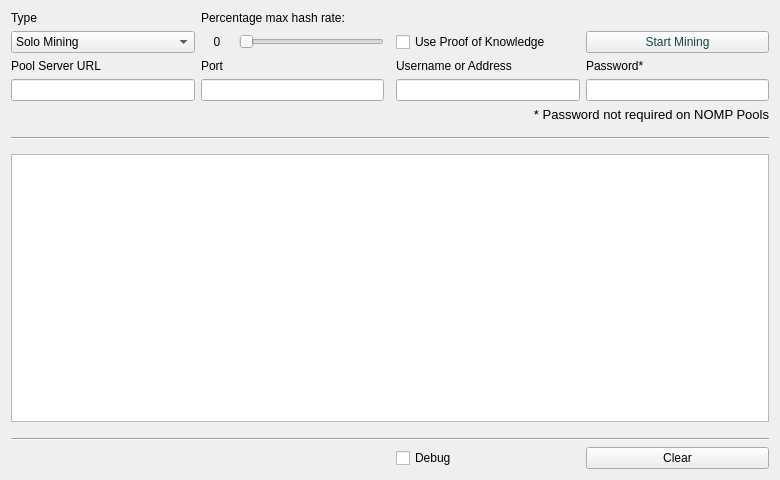
<?xml version="1.0" encoding="UTF-8"?>
<ui version="4.0">
 <class>MiningPage</class>
 <widget class="QWidget" name="MiningPage">
  <property name="geometry">
   <rect>
    <x>0</x>
    <y>0</y>
    <width>780</width>
    <height>480</height>
   </rect>
  </property>
  <property name="windowTitle">
   <string>Mining</string>
  </property>
  <layout class="QGridLayout" name="gridLayout">
   <property name="sizeConstraint">
    <enum>QLayout::SetMaximumSize</enum>
   </property>
   <item row="4" column="2">
    <layout class="QHBoxLayout" name="horizontalLayout">
     <item>
      <widget class="QLabel" name="labelPercentHR">
       <property name="minimumSize">
        <size>
         <width>32</width>
         <height>20</height>
        </size>
       </property>
       <property name="maximumSize">
        <size>
         <width>32</width>
         <height>20</height>
        </size>
       </property>
       <property name="text">
        <string>0</string>
       </property>
       <property name="alignment">
        <set>Qt::AlignCenter</set>
       </property>
      </widget>
     </item>
     <item>
      <widget class="QSlider" name="horizontalSlider">
       <property name="orientation">
        <enum>Qt::Horizontal</enum>
       </property>
      </widget>
     </item>
    </layout>
   </item>
   <item row="4" column="4">
    <widget class="QCheckBox" name="pokCheckBox">
     <property name="text">
      <string>Use Proof of Knowledge</string>
     </property>
    </widget>
   </item>
   <item row="3" column="1">
    <widget class="QLabel" name="typeLabel">
     <property name="text">
      <string>Type</string>
     </property>
    </widget>
   </item>
   <item row="3" column="2">
    <widget class="QLabel" name="threadsLabel">
     <property name="enabled">
      <bool>true</bool>
     </property>
     <property name="text">
      <string>Percentage max hash rate:</string>
     </property>
    </widget>
   </item>
   <item row="7" column="4">
    <widget class="QLineEdit" name="usernameLine">
     <property name="enabled">
      <bool>true</bool>
     </property>
     <property name="layoutDirection">
      <enum>Qt::LeftToRight</enum>
     </property>
     <property name="text">
      <string/>
     </property>
    </widget>
   </item>
   <item row="6" column="4">
    <widget class="QLabel" name="usernameLabel">
     <property name="enabled">
      <bool>true</bool>
     </property>
     <property name="text">
      <string>Username or Address</string>
     </property>
    </widget>
   </item>
   <item row="7" column="1">
    <widget class="QLineEdit" name="serverLine">
     <property name="enabled">
      <bool>true</bool>
     </property>
    </widget>
   </item>
   <item row="7" column="2">
    <widget class="QLineEdit" name="portLine">
     <property name="enabled">
      <bool>true</bool>
     </property>
     <property name="text">
      <string/>
     </property>
     <property name="value" stdset="0">
      <number>9332</number>
     </property>
    </widget>
   </item>
   <item row="6" column="1">
    <widget class="QLabel" name="serverLabel">
     <property name="enabled">
      <bool>true</bool>
     </property>
     <property name="text">
      <string>Pool Server URL</string>
     </property>
    </widget>
   </item>
   <item row="6" column="2">
    <widget class="QLabel" name="portLabel">
     <property name="enabled">
      <bool>true</bool>
     </property>
     <property name="text">
      <string>Port</string>
     </property>
    </widget>
   </item>
   <item row="6" column="5">
    <widget class="QLabel" name="passwordLabel">
     <property name="enabled">
      <bool>true</bool>
     </property>
     <property name="text">
      <string>Password*</string>
     </property>
    </widget>
   </item>
   <item row="7" column="5">
    <widget class="QLineEdit" name="passwordLine">
     <property name="enabled">
      <bool>true</bool>
     </property>
     <property name="inputMethodHints">
      <set>Qt::ImhHiddenText</set>
     </property>
    </widget>
   </item>
   <item row="4" column="1">
    <widget class="QComboBox" name="typeBox">
     <property name="editable">
      <bool>false</bool>
     </property>
     <property name="currentIndex">
      <number>0</number>
     </property>
     <item>
      <property name="text">
       <string>Solo Mining</string>
      </property>
     </item>
     <item>
      <property name="text">
       <string>Pool Mining</string>
      </property>
     </item>
    </widget>
   </item>
   <item row="4" column="5">
    <widget class="QPushButton" name="startButton">
     <property name="sizePolicy">
      <sizepolicy hsizetype="Expanding" vsizetype="Fixed">
       <horstretch>0</horstretch>
       <verstretch>0</verstretch>
      </sizepolicy>
     </property>
     <property name="styleSheet">
      <string notr="true">color: #15444A;</string>
     </property>
     <property name="text">
      <string>Start Mining</string>
     </property>
    </widget>
   </item>
   <item row="9" column="1" colspan="5">
    <widget class="Line" name="line">
     <property name="sizePolicy">
      <sizepolicy hsizetype="Minimum" vsizetype="Fixed">
       <horstretch>0</horstretch>
       <verstretch>0</verstretch>
      </sizepolicy>
     </property>
     <property name="minimumSize">
      <size>
       <width>0</width>
       <height>20</height>
      </size>
     </property>
     <property name="orientation">
      <enum>Qt::Horizontal</enum>
     </property>
    </widget>
   </item>
   <item row="14" column="4">
    <widget class="QCheckBox" name="debugCheckBox">
     <property name="layoutDirection">
      <enum>Qt::LeftToRight</enum>
     </property>
     <property name="text">
      <string>Debug</string>
     </property>
    </widget>
   </item>
   <item row="14" column="5">
    <widget class="QPushButton" name="clearButton">
     <property name="sizePolicy">
      <sizepolicy hsizetype="Expanding" vsizetype="Fixed">
       <horstretch>0</horstretch>
       <verstretch>0</verstretch>
      </sizepolicy>
     </property>
     <property name="text">
      <string>Clear</string>
     </property>
    </widget>
   </item>
   <item row="12" column="1" colspan="5">
    <widget class="QListWidget" name="list">
     <property name="font">
      <font>
       <family>Monaco</family>
       <pointsize>10</pointsize>
      </font>
     </property>
     <property name="styleSheet">
      <string notr="true">margin-bottom: 10px;</string>
     </property>
     <property name="inputMethodHints">
      <set>Qt::ImhNone</set>
     </property>
     <property name="autoScrollMargin">
      <number>100000</number>
     </property>
     <property name="editTriggers">
      <set>QAbstractItemView::DoubleClicked|QAbstractItemView::EditKeyPressed|QAbstractItemView::SelectedClicked</set>
     </property>
     <property name="dragDropMode">
      <enum>QAbstractItemView::DragOnly</enum>
     </property>
     <property name="selectionMode">
      <enum>QAbstractItemView::NoSelection</enum>
     </property>
     <property name="movement">
      <enum>QListView::Snap</enum>
     </property>
     <property name="batchSize">
      <number>10</number>
     </property>
    </widget>
   </item>
   <item row="14" column="2">
    <widget class="QLabel" name="mineSpeedLabel">
     <property name="sizePolicy">
      <sizepolicy hsizetype="Preferred" vsizetype="Preferred">
       <horstretch>0</horstretch>
       <verstretch>0</verstretch>
      </sizepolicy>
     </property>
     <property name="font">
      <font>
       <pointsize>10</pointsize>
       <weight>75</weight>
       <bold>true</bold>
      </font>
     </property>
     <property name="text">
      <string/>
     </property>
     <property name="alignment">
      <set>Qt::AlignLeading|Qt::AlignLeft|Qt::AlignVCenter</set>
     </property>
    </widget>
   </item>
   <item row="14" column="1">
    <widget class="QLabel" name="networkHashRate">
     <property name="font">
      <font>
       <pointsize>10</pointsize>
       <weight>75</weight>
       <bold>true</bold>
      </font>
     </property>
     <property name="text">
      <string/>
     </property>
    </widget>
   </item>
   <item row="13" column="1" colspan="5">
    <widget class="Line" name="line_2">
     <property name="orientation">
      <enum>Qt::Horizontal</enum>
     </property>
    </widget>
   </item>
   <item row="8" column="4" colspan="2">
    <widget class="QLabel" name="label">
     <property name="maximumSize">
      <size>
       <width>16777215</width>
       <height>15</height>
      </size>
     </property>
     <property name="font">
      <font>
       <pointsize>10</pointsize>
      </font>
     </property>
     <property name="layoutDirection">
      <enum>Qt::LeftToRight</enum>
     </property>
     <property name="text">
      <string>* Password not required on NOMP Pools</string>
     </property>
     <property name="alignment">
      <set>Qt::AlignRight|Qt::AlignTrailing|Qt::AlignVCenter</set>
     </property>
    </widget>
   </item>
  </layout>
 </widget>
 <layoutdefault spacing="6" margin="11"/>
 <tabstops>
  <tabstop>typeBox</tabstop>
  <tabstop>serverLine</tabstop>
  <tabstop>portLine</tabstop>
  <tabstop>usernameLine</tabstop>
  <tabstop>passwordLine</tabstop>
  <tabstop>list</tabstop>
 </tabstops>
 <resources/>
 <connections/>
</ui>
